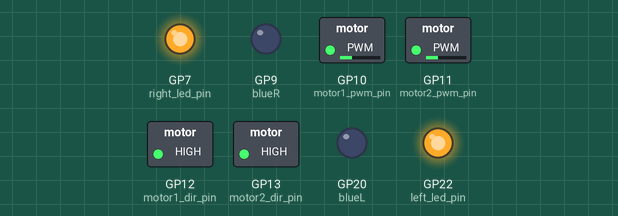
Simulated run of this program. Board: Raspberry Pi Pico running MicroPython. Shown: switched loads named in the program (green lamp = pin HIGH), output pins drawn as LEDs (lit = HIGH). What the program prints to the serial console is not drawn.

Above: at 0.1 s.
Timing chart, 0 to 1.6 s (numbered marks = the images above):
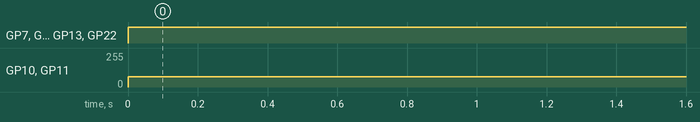

The program:

Line_tracking.py
```python
from machine import Pin, PWM
from time import sleep
import machine

# Sensor pins
left_sensor_pin = Pin(3, Pin.IN)
right_sensor_pin = Pin(2, Pin.IN)

# Motor 1 pins
motor1_pwm_pin = Pin(10)
motor1_dir_pin = Pin(12, machine.Pin.OUT)
motor1_pwm = PWM(motor1_pwm_pin)

# Motor 2 pins
motor2_pwm_pin = Pin(11)
motor2_dir_pin = Pin(13, machine.Pin.OUT)
motor2_pwm = PWM(motor2_pwm_pin)

# LED pins
left_led_pin = Pin(22, Pin.OUT)
right_led_pin = Pin(7, Pin.OUT)

blueR = Pin(9, Pin.OUT)
blueL = Pin(20, Pin.OUT)

# Set PWM frequency for motors
pwm_frequency = 1000
motor1_pwm.freq(pwm_frequency)
motor2_pwm.freq(pwm_frequency)

def motors_speed(left_wheel_speed, right_wheel_speed):
    # Control direction
    motor1_dir_pin.value(1 if left_wheel_speed > 0 else 0)
    motor2_dir_pin.value(1 if right_wheel_speed > 0 else 0)

    # Set PWM duty cycle
    left_wheel_speed = max(0, min(100, abs(left_wheel_speed)))
    left_wheel_speed = int((left_wheel_speed / 100) * 65535)
    motor1_pwm.duty_u16(left_wheel_speed)

    right_wheel_speed = max(0, min(100, abs(right_wheel_speed)))
    right_wheel_speed = int((right_wheel_speed / 100) * 65535)
    motor2_pwm.duty_u16(right_wheel_speed)

def get_tracking():
    left = left_sensor_pin.value()
    right = right_sensor_pin.value()

    if left == 0 and right == 0:
        return 0
    elif left == 0 and right == 1:
        return 1
    elif left == 1 and right == 0:
        return 10
    elif left == 1 and right == 1:
        return 11


while True:
    tracking_state = get_tracking()


    if tracking_state == 10:
        print("Left triggered")
        motors_speed(5, 30)
        left_led_pin.on()
        right_led_pin.off()  # Turn on right LED

    elif tracking_state == 1:
        print("Right triggered")
        motors_speed(30, 5)
        left_led_pin.off()  # Turn on left LED
        right_led_pin.on()

    elif tracking_state == 11:
        print("Line detected")
        motors_speed(30, 30)
        left_led_pin.on()  # Turn on left LED
        right_led_pin.on()
```

Measured:
- by itself, GP7 (right_led_pin), GP12 (motor1_dir_pin), GP13 (motor2_dir_pin), GP22 (left_led_pin): LOW → HIGH at 0.00 s
- by itself, GP10 (motor1_pwm_pin), GP11 (motor2_pwm_pin): 0/255 → 76/255 at 0.00 s
